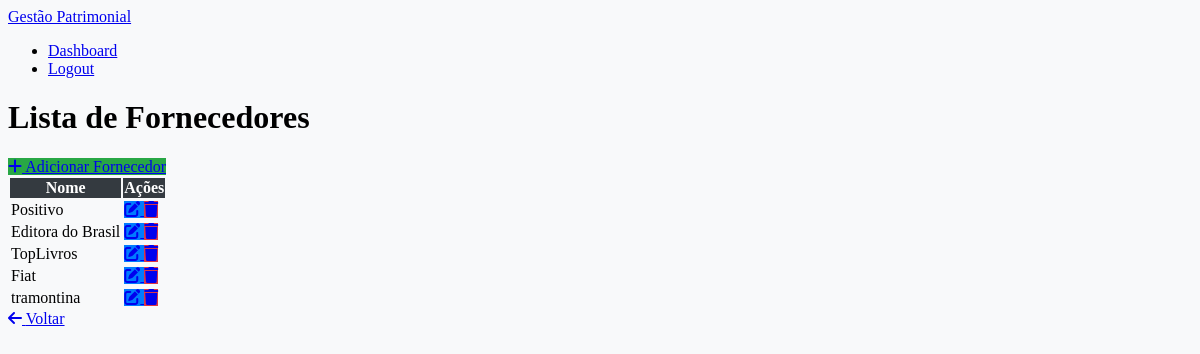
Page /fornecedores/ (signed in) on the committed database.
### gestao_patrimonio/models.py (models this page shows, shortened)
class Fornecedor(models.Model):
    nome = models.CharField(max_length=255)
    cnpj = models.CharField(max_length=20, blank=True, null=True)
    contato = models.CharField(max_length=255, blank=True, null=True)

### gestao_patrimonio/views.py (the view)
# urls.py: path('fornecedores/', views.fornecedor_list, name='fornecedor_list'),
@login_required
def fornecedor_list(request):
    fornecedores = Fornecedor.objects.all()
    return render(request, 'fornecedores/fornecedor_list.html', {'fornecedores': fornecedores})

### gestao_patrimonio/templates/fornecedores/fornecedor_list.html (shortened to what this page needs)
{% extends 'base.html' %}
{% block content %}
<div class="container mt-5">
    <h1 class="text-center mb-4">Lista de Fornecedores</h1>
    <div class="d-flex justify-content-between align-items-center mb-4">
        <a href="{% url 'fornecedor_create' %}" class="btn btn-success">
            <i class="fas fa-plus"></i> Adicionar Fornecedor
        </a>
    </div>
    <div class="table-responsive">
        <table class="table table-striped table-hover">
            <thead class="thead-dark">
                <tr>
                    <th scope="col">Nome</th>
                    <th scope="col">Ações</th>
                </tr>
            </thead>
            <tbody>
                {% for fornecedor in fornecedores %}
                <tr>
                    <td>{{ fornecedor.nome }}</td>
                    <td>
                        <a href="{% url 'fornecedor_update' fornecedor.pk %}" class="btn btn-sm btn-primary" title="Editar">
                            <i class="fas fa-edit"></i>
                        </a>
                        <a href="{% url 'fornecedor_delete' fornecedor.pk %}" class="btn btn-sm btn-danger" title="Excluir">
                            <i class="fas fa-trash"></i>
                        </a>
                    </td>
                </tr>
                {% empty %}
                <tr>
                    <td colspan="2" class="text-center">Nenhum fornecedor cadastrado.</td>
                </tr>
                {% endfor %}
            </tbody>
        </table>
    </div>
</div>
<link href="https://cdnjs.cloudflare.com/ajax/libs/font-awesome/6.0.0-beta3/css/all.min.css" rel="stylesheet">
<div class="text-center mt-4">
    <a href="{% url 'dashboard' %}" class="btn btn-secondary">
        <i class="fas fa-arrow-left"></i> Voltar
    </a>
</div>
{% endblock %}

### gestao_patrimonio/templates/fornecedores/fornecedor_list.html (style rules this page uses)
body { background: #f8f9fa; }
.table thead th { background-color: #343a40; color: #fff; }
.btn-success { background-color: #28a745; border: none; transition: background-color 0.3s ease; }
.btn-primary { background-color: #007bff; border: none; transition: background-color 0.3s ease; }
.btn-danger { background-color: #dc3545; border: none; transition: background-color 0.3s ease; }

### rows in the picture
Fornecedor: nome "Positivo"
Fornecedor: nome "Editora do Brasil"
Fornecedor: nome "TopLivros"
Fornecedor: nome "Fiat"
Fornecedor: nome "tramontina"
